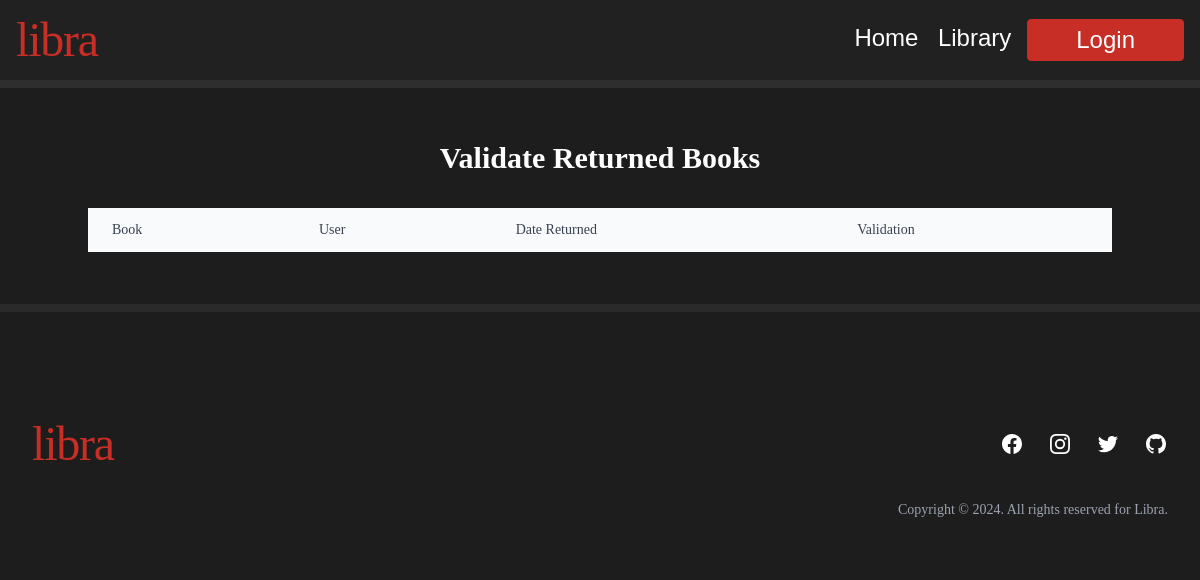
The app's page /returned/, older data.
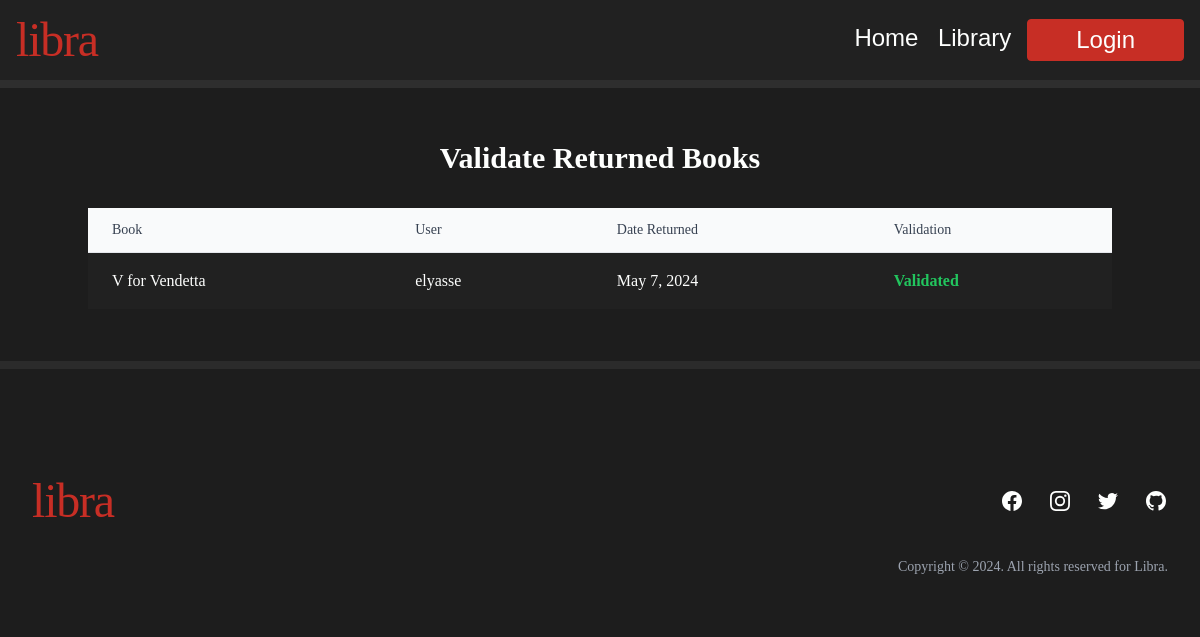
The same page, newer data.
### appbib/models.py (models this page shows, shortened)
class ReturnedBook(models.Model):
    book = models.ForeignKey(Book, on_delete=models.CASCADE)
    user = models.ForeignKey(CustomUser, on_delete=models.CASCADE)
    date_returned = models.DateField()
    validated = models.BooleanField(default=False)

class Book(models.Model):
    photo = models.ImageField(upload_to='book_photos/')
    title = models.CharField(max_length=255)
    author = models.CharField(max_length=255)
    summary = models.TextField()
    date_edition = models.DateField()
    quantity = models.IntegerField(default=0, validators=[MinValueValidator(0)])
    genre = models.CharField(max_length=255, choices=GENRE_CHOICES)
    language = models.CharField(max_length=100, choices=LANGUAGE_CHOICES)
    class Meta:
        ordering = ['title']
    def __str__(self):
        return self.title

class CustomUser(AbstractUser):
    phone_number = models.CharField(max_length=15, blank=True)  # Optional phone number
    groups = models.ManyToManyField(
        'auth.Group',
        related_name='customuser_groups',
        blank=True,
        verbose_name=_('groups'),
        help_text=_('The groups this user belongs to. A user will get all permissions granted to each of their groups.'),
    )
    user_permissions = models.ManyToManyField(
        'auth.Permission',
        related_name='customuser_permissions',
        blank=True,
        verbose_name=_('user permissions'),
        help_text=_('Specific permissions for this user.'),
    )

### appbib/views.py (the view)
# urls.py: path('returned/', returned_books, name='returned'),
def returned_books(request):
    returned_books = ReturnedBook.objects.all()
    if request.method == 'POST':
        returned_book_id = request.POST.get('returned_book_id')
        returned_book = ReturnedBook.objects.get(id=returned_book_id)
        returned_book.validated = True
        returned_book.save()
        return redirect('returned')
    return render(request, 'appbib/returned_books.html', {'returned_books': returned_books})

### appbib/templates/appbib/returned_books.html (shortened to what this page needs)
{% extends 'appbib/base.html' %}
{% load static %}
{% block main-content %}
<div class="container mx-auto py-8">
    <h1 class="text-3xl font-semibold text-center mb-8">Validate Returned Books</h1>
    <div class="overflow-x-auto">
        <table class="w-full bg-iiblack shadow-md rounded-lg divide-y divide-gray-200">
            <thead class="bg-gray-50">
                <tr>
                    <th class="px-6 py-3 text-left text-sm font-medium text-gray-700">Book</th>
                    <th class="px-6 py-3 text-left text-sm font-medium text-gray-700">User</th>
                    <th class="px-6 py-3 text-left text-sm font-medium text-gray-700">Date Returned</th>
                    <th class="px-6 py-3 text-left text-sm font-medium text-gray-700">Validation</th>
                </tr>
            </thead>
            <tbody class="bg-iiblack divide-y divide-gray-200">
                {% for returned_book in returned_books %}
                <tr>
                    <td class="px-6 py-4 whitespace-nowrap">{{ returned_book.book }}</td>
                    <td class="px-6 py-4 whitespace-nowrap">{{ returned_book.user }}</td>
                    <td class="px-6 py-4 whitespace-nowrap">{{ returned_book.date_returned }}</td>
                    <td class="px-6 py-4 whitespace-nowrap">
                        {% if not returned_book.validated %}
                        <form method="post">
                            {% csrf_token %}
                            <input type="hidden" name="returned_book_id" value="{{ returned_book.id }}">
                            <button type="submit" class="px-4 py-2 bg-blue-500 text-white rounded hover:bg-blue-600">Validate</button>
                        </form>
                        {% else %}
                        <span class="text-green-500 font-semibold">Validated</span>
                        {% endif %}
                    </td>
                </tr>
                {% endfor %}
            </tbody>
        </table>
    </div>
</div>
{% endblock %}

Row changes from the older to the newer data that the page shows:
added ReturnedBook: book "V for Vendetta", user "elyasse", date_returned "May 7, 2024", validated "Validated"
